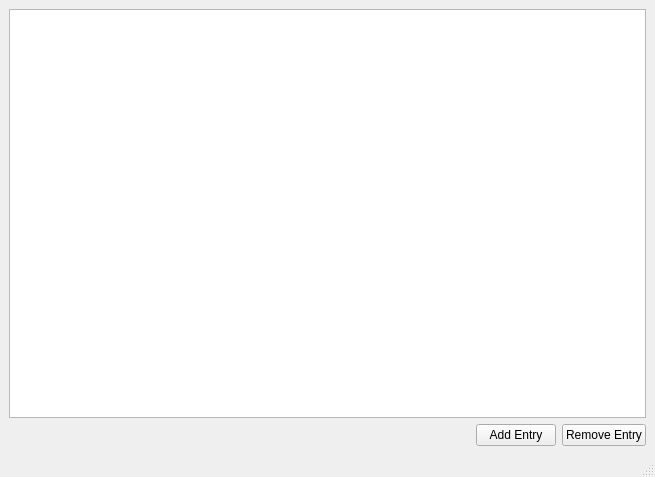
<?xml version="1.0" encoding="UTF-8"?>
<ui version="4.0">
 <class>MainWindow</class>
 <widget class="QMainWindow" name="MainWindow">
  <property name="geometry">
   <rect>
    <x>0</x>
    <y>0</y>
    <width>655</width>
    <height>477</height>
   </rect>
  </property>
  <property name="windowTitle">
   <string>MainWindow</string>
  </property>
  <widget class="QWidget" name="centralwidget">
   <layout class="QGridLayout" name="gridLayout">
    <item row="1" column="2">
     <widget class="QPushButton" name="pushButtonAddReceiptEntry">
      <property name="text">
       <string>Add Entry</string>
      </property>
      <property name="checkable">
       <bool>false</bool>
      </property>
      <property name="checked">
       <bool>false</bool>
      </property>
     </widget>
    </item>
    <item row="1" column="3">
     <widget class="QPushButton" name="pushButtonRemoveReceiptEntry">
      <property name="text">
       <string>Remove Entry</string>
      </property>
     </widget>
    </item>
    <item row="0" column="1" colspan="3">
     <widget class="QTableView" name="tableView">
      <property name="autoScroll">
       <bool>true</bool>
      </property>
      <property name="alternatingRowColors">
       <bool>true</bool>
      </property>
      <property name="selectionMode">
       <enum>QAbstractItemView::SingleSelection</enum>
      </property>
      <property name="selectionBehavior">
       <enum>QAbstractItemView::SelectRows</enum>
      </property>
      <property name="wordWrap">
       <bool>false</bool>
      </property>
      <attribute name="horizontalHeaderHighlightSections">
       <bool>false</bool>
      </attribute>
      <attribute name="horizontalHeaderShowSortIndicator" stdset="0">
       <bool>true</bool>
      </attribute>
      <attribute name="horizontalHeaderStretchLastSection">
       <bool>true</bool>
      </attribute>
      <attribute name="verticalHeaderVisible">
       <bool>false</bool>
      </attribute>
     </widget>
    </item>
    <item row="1" column="1">
     <spacer name="horizontalSpacer">
      <property name="orientation">
       <enum>Qt::Horizontal</enum>
      </property>
      <property name="sizeHint" stdset="0">
       <size>
        <width>40</width>
        <height>20</height>
       </size>
      </property>
     </spacer>
    </item>
   </layout>
  </widget>
  <widget class="QMenuBar" name="menubar">
   <property name="geometry">
    <rect>
     <x>0</x>
     <y>0</y>
     <width>655</width>
     <height>22</height>
    </rect>
   </property>
  </widget>
  <widget class="QStatusBar" name="statusbar"/>
 </widget>
 <resources/>
 <connections/>
</ui>
